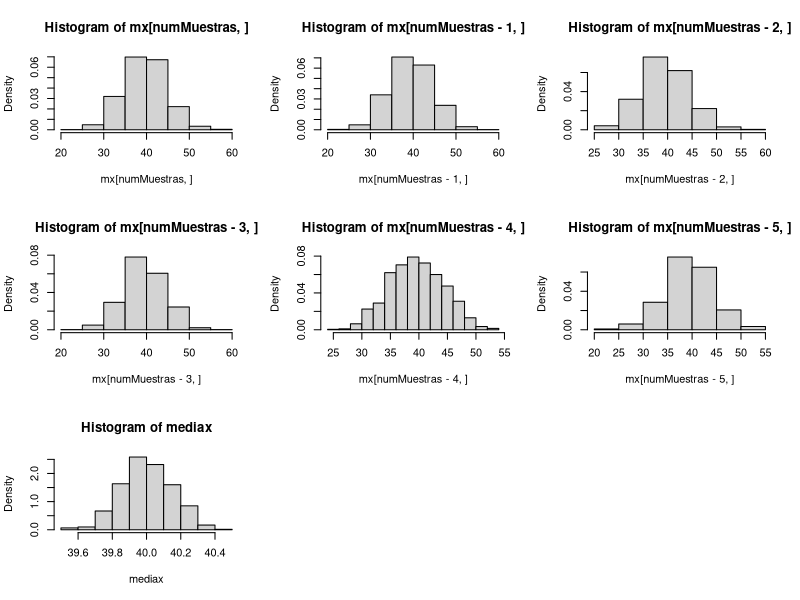

Generate this figure with R:
## Teorema del limite central media, y distribucion binomial
genera <- function(dis, tamMuestra) {
  if (dist == "binom") {
    return(rbinom(tamMuestra, 100, 0.4))
  } else {
    return(rexp(tamMuestra,100))
  }
}

## declaracion de variables
tamMuestra <- 1000
numMuestras <- 600
dist <- "binom"

## definimos una matriz la cual almacenara las muestras que se generen.
mx <- matrix(, nrow = numMuestras, ncol = tamMuestra)

## creamos un vector para el almacenamiento de las medias
mediax <- vector()

## bucle for para generar muestras aleatorias
for (i in 1:numMuestras) {
  x <- genera(dist, tamMuestra)
  mx[i,] <- x
  mediax[i] <- mean(x)
}


print(c(mediax[numMuestras], mediax[numMuestras - 1], mediax[numMuestras -2],
        mediax[numMuestras - 3], mediax[numMuestras - 4], mediax[numMuestras - 5]))

par(mfrow = c(3, 3))
hist(mx[numMuestras, ], probability = T)
hist(mx[numMuestras - 1, ], probability = T)
hist(mx[numMuestras - 2, ], probability = T)
hist(mx[numMuestras - 3, ], probability = T)
hist(mx[numMuestras - 4, ], probability = T)
hist(mx[numMuestras - 5, ], probability = T)
hist(mediax, probability = T)

